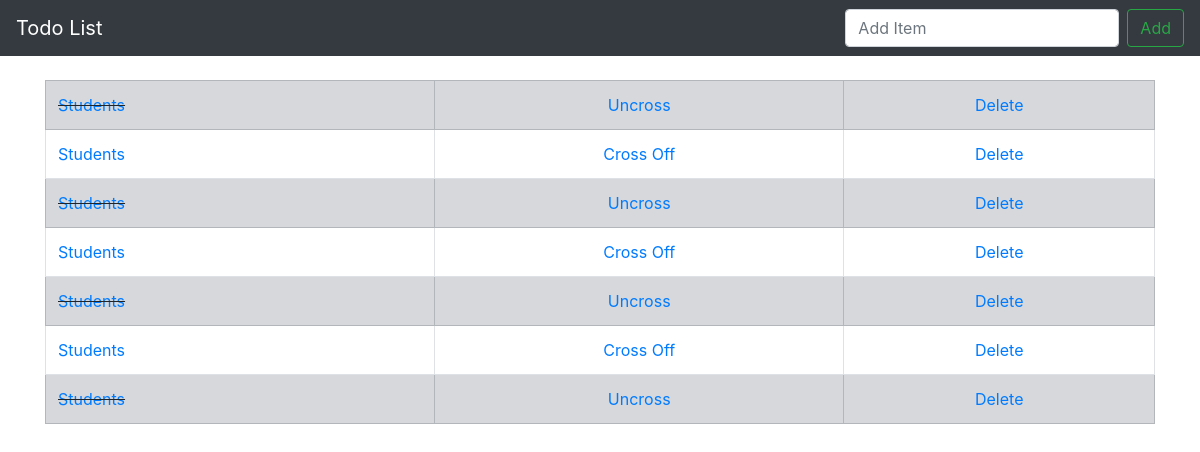
/, run on an earlier commit of the app's database.
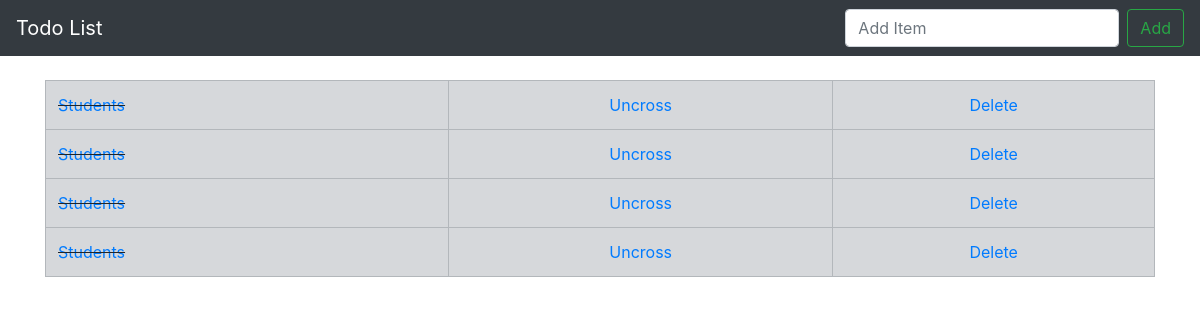
And on a later commit of the database.
### todo_list/models.py (models this page shows, shortened)
class List(models.Model):
    item = models.CharField( max_length=50)
    completed = models.BooleanField(default=False)

### todo_list/views.py (the view)
# urls.py: 2. Add a URL to urlpatterns:  path('', views.home, name='home')
def home(request):
    if request.method == 'POST':
        form = ListForm(request.POST or None)
        if form.is_valid():
            form.save()
            all_items = List.objects.all
            messages.success(request,('Item has been added to List !'))
            return render(request,'home.html' , {'all_items':all_items})
    else:
        all_items = List.objects.all
        return render(request,'home.html' , {'all_items':all_items})

### todo_list/templates/home.html (shortened to what this page needs)
{% extends 'base.html' %}
{% block content %}
    {% if all_items %}
    <table class="table table-bordered">
        {% for things in all_items %}
        {% if things.completed %}
            <tr class="table-secondary">
                <td class="striker"> <a href="{% url 'edit' things.id %}"> {{ things.item }}<a></td>
                <td> <center><a href="{% url 'uncross' things.id %}">Uncross</a></center> </td>
                <td><center><a href="{% url 'delete' things.id %}"> Delete</a></center></td>
            </tr>
        {% else %}
            <tr>
                <td> <a href="{% url 'edit' things.id %}">{{ things.item }}</a></td>
                <td> <center><a href="{% url 'cross_off' things.id %}">Cross Off</a></center> </td>
                <td><center><a href="{% url 'delete' things.id %}"> Delete</a></center></td>
            </tr>
        {% endif %}
        {% endfor %}
       </table>
    {% endif %}
{% endblock  %}

### todo_list/templates/base.html (shortened to what this page needs)
{% load static %}
<!doctype html>
<html lang="en">
  <head>
    <link rel="stylesheet" href="https://stackpath.bootstrapcdn.com/bootstrap/4.3.1/css/bootstrap.min.css">
    <link rel="stylesheet" href="{% static 'css/my_css.css' %}">
  </head>
  <body>
  <nav class="navbar navbar-expand-lg navbar-dark bg-dark">
  <div class="collapse navbar-collapse" id="navbarTogglerDemo01">
    <a class="navbar-brand" href="{% url 'home' %}">Todo List</a>
    <form class="form-inline my-2 my-lg-0" method="POST">
      <input class="form-control mr-sm-2" type="search" placeholder="Add Item" aria-label="Search"
      name='item'>
      <button class="btn btn-outline-success my-2 my-sm-0" type="submit">Add</button>
    </form>
    </div>
    </nav><br/>
    <div class="container">
      {% block content %}
      {% endblock  %}
     </div>
  </body>
</html>

### static/css/my_css.css (style rules this page uses)
.striker { text-decoration: line-through; }

What changed in the data, as far as the page shows it:
removed List: item "Students"
removed List: item "Students"
removed List: item "Students"
